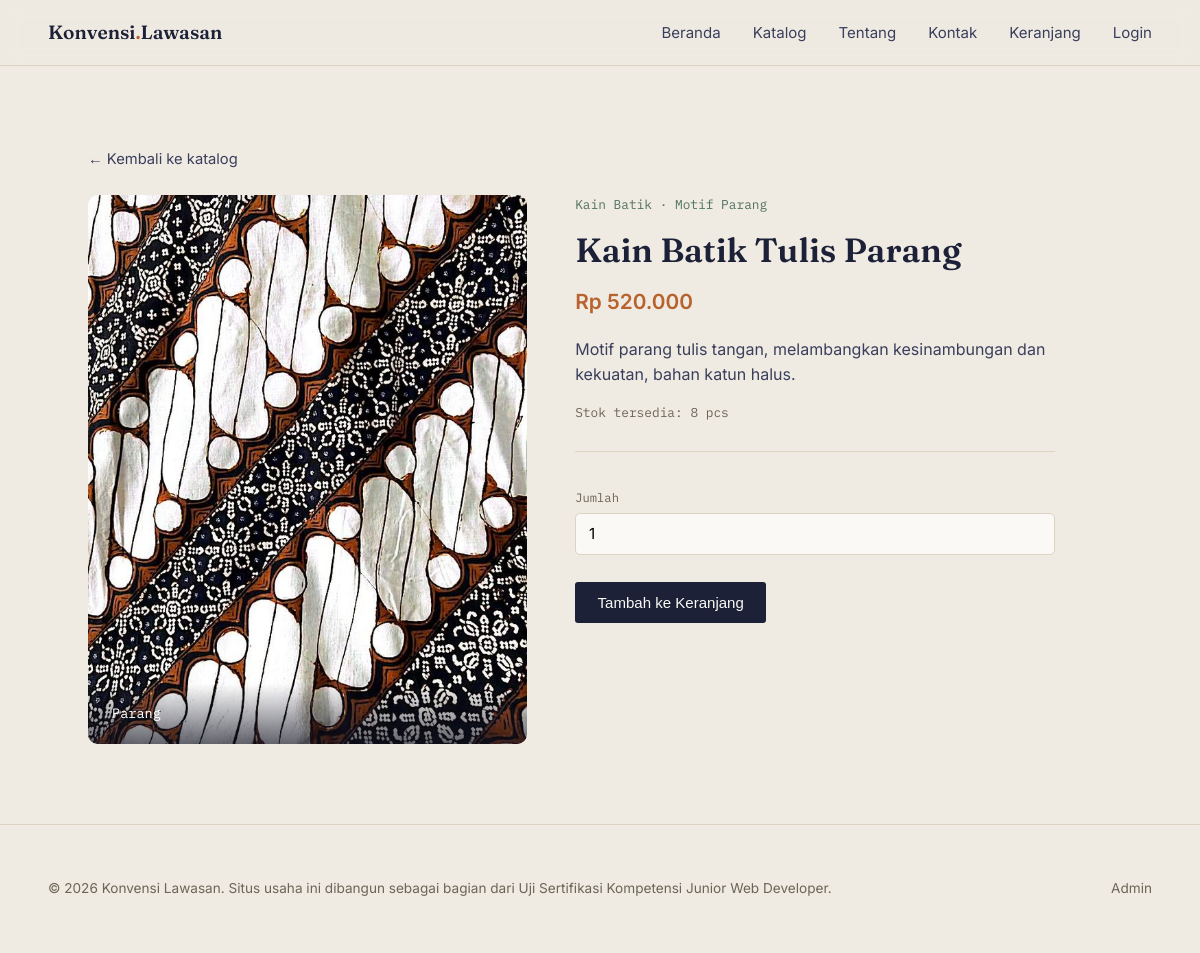
/produk.php?id=3, run on an earlier commit of the app's database.
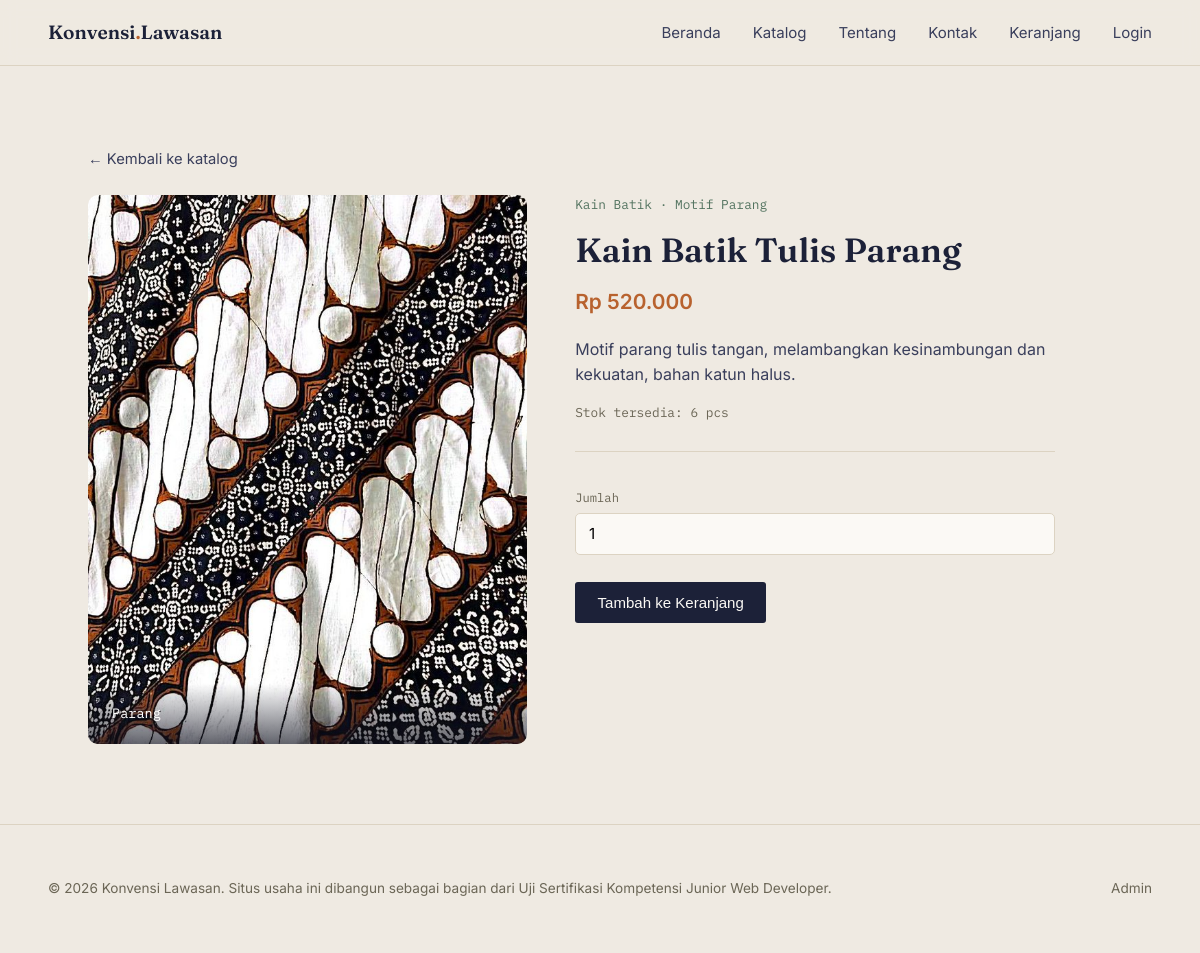
And on a later commit of the database.
### tables this page shows
CREATE TABLE `produk` (
  `id` int NOT NULL,
  `kategori_id` int NOT NULL,
  `nama` varchar(120) NOT NULL,
  `motif` varchar(80) NOT NULL,
  `harga` decimal(12,2) NOT NULL,
  `stok` int NOT NULL DEFAULT '0',
  `deskripsi` text,
  `gambar` varchar(255) DEFAULT NULL,
  `dibuat_pada` timestamp NULL DEFAULT CURRENT_TIMESTAMP
);

CREATE TABLE `kategori` (
  `id` int NOT NULL,
  `nama` varchar(50) NOT NULL,
  `slug` varchar(50) NOT NULL
);

### includes/helpers.php (called while the page is built, shortened)
<?php
function rupiah(float $angka): string
{
    return 'Rp ' . number_format($angka, 0, ',', '.');
}
function gambarProduk(?string $gambar): string
{
    $file = $gambar ?: 'default.svg';
    return 'assets/images/produk/' . $file;
}

### produk.php (the view, shortened to what this page needs)
<?php
require_once 'config/database.php';
require_once 'includes/helpers.php';
$id = (int) ($_GET['id'] ?? 0);
$stmt = $pdo->prepare("
    SELECT p.*, k.nama AS kategori_nama
    FROM produk p
    JOIN kategori k ON k.id = p.kategori_id
    WHERE p.id = :id
");
$stmt->execute([':id' => $id]);
$produk = $stmt->fetch();
require_once 'includes/header.php';
?>
<main>
  <section class="section">
    <a href="katalog.php" class="back-link">&larr; Kembali ke katalog</a>
    <div class="detail">
      <div class="detail__media">
        <img src="<?= gambarProduk($produk['gambar']) ?>" alt="Motif <?= htmlspecialchars($produk['motif']) ?>">
        <span><?= htmlspecialchars($produk['motif']) ?></span>
      </div>
      <div class="detail__body">
        <p class="detail__kategori"><?= htmlspecialchars($produk['kategori_nama']) ?> · Motif <?= htmlspecialchars($produk['motif']) ?></p>
        <h1><?= htmlspecialchars($produk['nama']) ?></h1>
        <p class="detail__harga"><?= rupiah($produk['harga']) ?></p>
        <p class="detail__desc"><?= nl2br(htmlspecialchars($produk['deskripsi'])) ?></p>
        <p class="detail__stok">
          <?= $produk['stok'] > 0
              ? 'Stok tersedia: ' . (int)$produk['stok'] . ' pcs'
              : 'Stok habis — belum bisa ditambahkan ke keranjang' ?>
        </p>
        <form class="order-form" method="post" action="keranjang_aksi.php">
          <label for="jumlah">Jumlah</label>
          <input type="number" id="jumlah" name="jumlah" min="1" max="<?= max(1, (int)$produk['stok']) ?>" value="1" <?= $produk['stok'] <= 0 ? 'disabled' : '' ?>>
          <button type="submit" class="btn btn--solid" <?= $produk['stok'] <= 0 ? 'disabled' : '' ?>>
            <?= $produk['stok'] > 0 ? 'Tambah ke Keranjang' : 'Stok Habis' ?>
          </button>
        </form>
      </div>
    </div>
  </section>
</main>
<?php require_once 'includes/footer.php'; ?>

What changed in the data, as far as the page shows it:
changed produk "Kain Batik Tulis Parang": stok "8" → "6"
